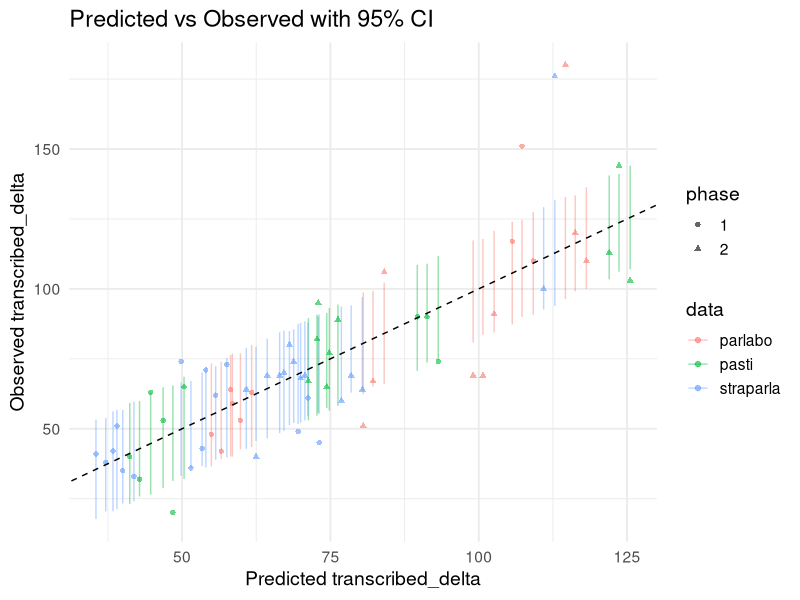
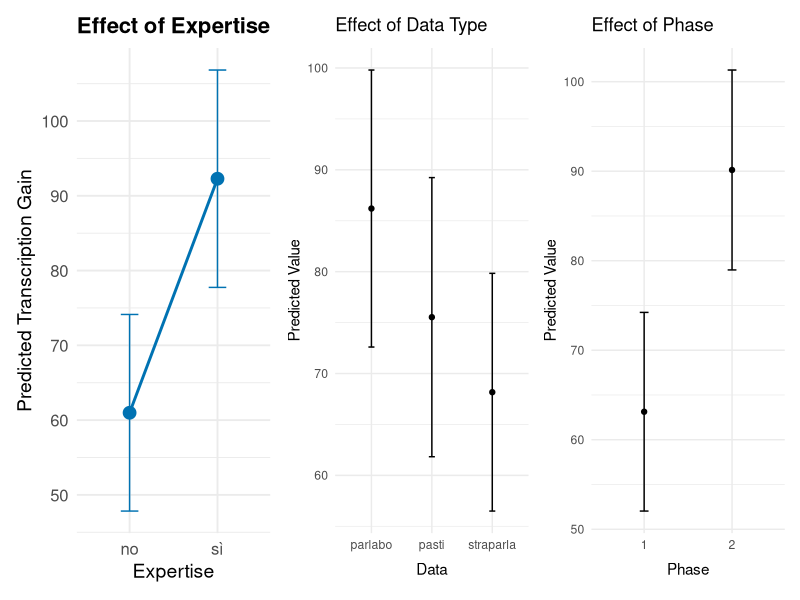
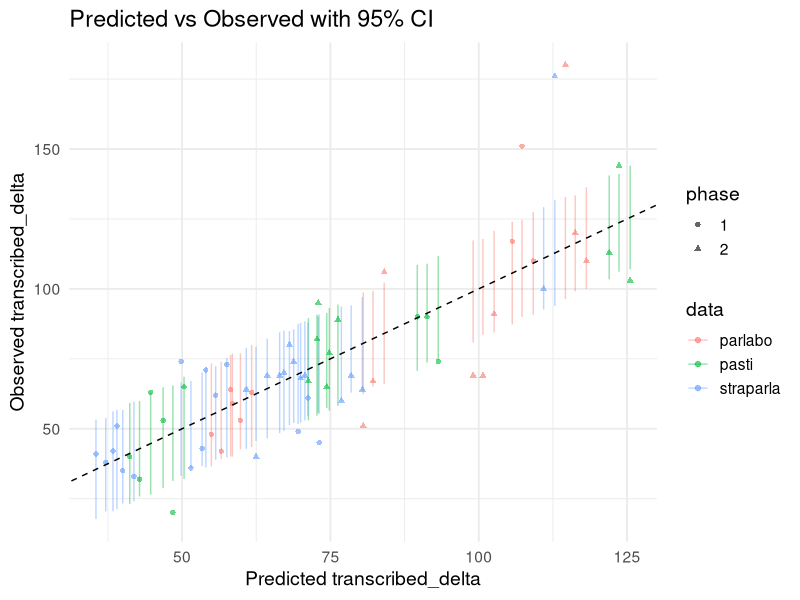
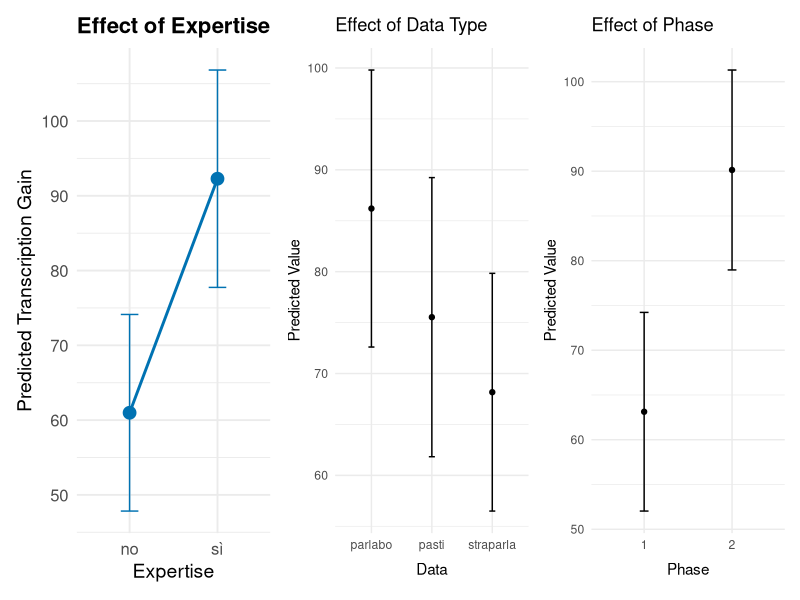

The R source for these figures, in order:
library(mgcv)
library(ggeffects)
library(ggplot2)

df <- read.csv("stats/table_mixed2.csv", sep="\t")

df$expert <- as.factor(df$expert)
df$data <- as.factor(df$data)
df$phase <- as.factor(df$phase)
df$transcriber <- as.factor(df$transcriber)  # your random effect

model <- gam(transcribed_delta ~
               s(minutes, k=3) +                  # smooth term for time
               expert +                      # fixed effect
               data +                        # fixed effect
               phase +                       # fixed effect
               s(transcriber, bs = "re"),    # random intercept per transcriber
             data = df, method = "REML")

# View the model summary
summary(model)




# Predict from the GAMM
pred <- predict(model, se.fit = TRUE)

# Store values
df$fit <- pred$fit
df$lower <- pred$fit - 1.96 * pred$se.fit
df$upper <- pred$fit + 1.96 * pred$se.fit

# Plot
ggplot(df, aes(x = fit, y = transcribed_delta, color=data, shape=phase)) +
  geom_errorbar(aes(ymin = lower, ymax = upper), width = 0, alpha = 0.4) +
  geom_point(alpha = 0.6) +
  geom_abline(slope = 1, intercept = 0, linetype = "dashed") +
  labs(
    title = "Predicted vs Observed with 95% CI",
    x = "Predicted transcribed_delta",
    y = "Observed transcribed_delta"
  ) +
  theme_minimal(base_size = 14)

ggsave("plots/predicted_vs_observed.png", width = 7, height = 6, dpi = 300)


eff_expert <- ggemmeans(model, terms = "expert")

p_expert <- ggplot(eff_expert, aes(x = x, y = predicted)) +
  geom_point(size = 4, color = "#0072B2") +
  geom_errorbar(aes(ymin = conf.low, ymax = conf.high), width = 0.2, color = "#0072B2") +
  geom_line(aes(group = 1), color = "#0072B2", linewidth = 1) +
  labs(
    title = "Effect of Expertise",
    x = "Expertise",
    y = "Predicted Transcription Gain"
  ) +
  theme_minimal(base_size = 14) +
  theme(
    plot.title = element_text(face = "bold", size = 16),
    axis.title = element_text(size = 14),
    axis.text = element_text(size = 12)
  )

eff_data <- ggemmeans(model, terms = "data")

p_data <- ggplot(eff_data, aes(x = x, y = predicted)) +
  geom_point() +
  geom_errorbar(aes(ymin = conf.low, ymax = conf.high), width = 0.1) +
  labs(title = "Effect of Data Type", x = "Data", y = "Predicted Value") +
  theme_minimal()

  eff_phase <- ggemmeans(model, terms = "phase")

p_phase <- ggplot(eff_phase, aes(x = x, y = predicted)) +
  geom_point() +
  geom_errorbar(aes(ymin = conf.low, ymax = conf.high), width = 0.1) +
  labs(title = "Effect of Phase", x = "Phase", y = "Predicted Value") +
  theme_minimal()

  library(patchwork)
(p_expert | p_data | p_phase)

# Save
ggsave("plots/effects_categorical.png", width = 12, height = 4, dpi = 300)
